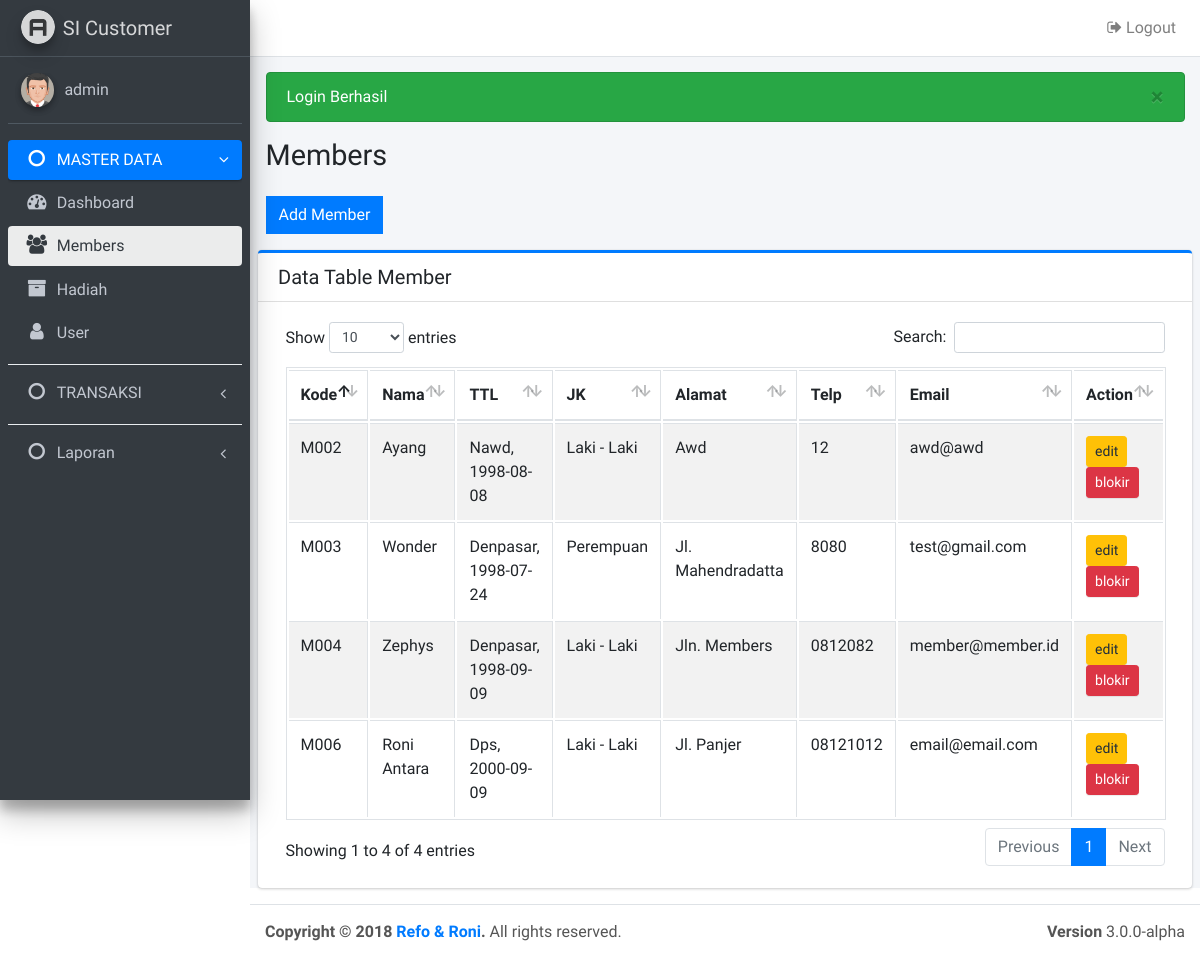
Page /members.php (signed in) on the earlier database version.
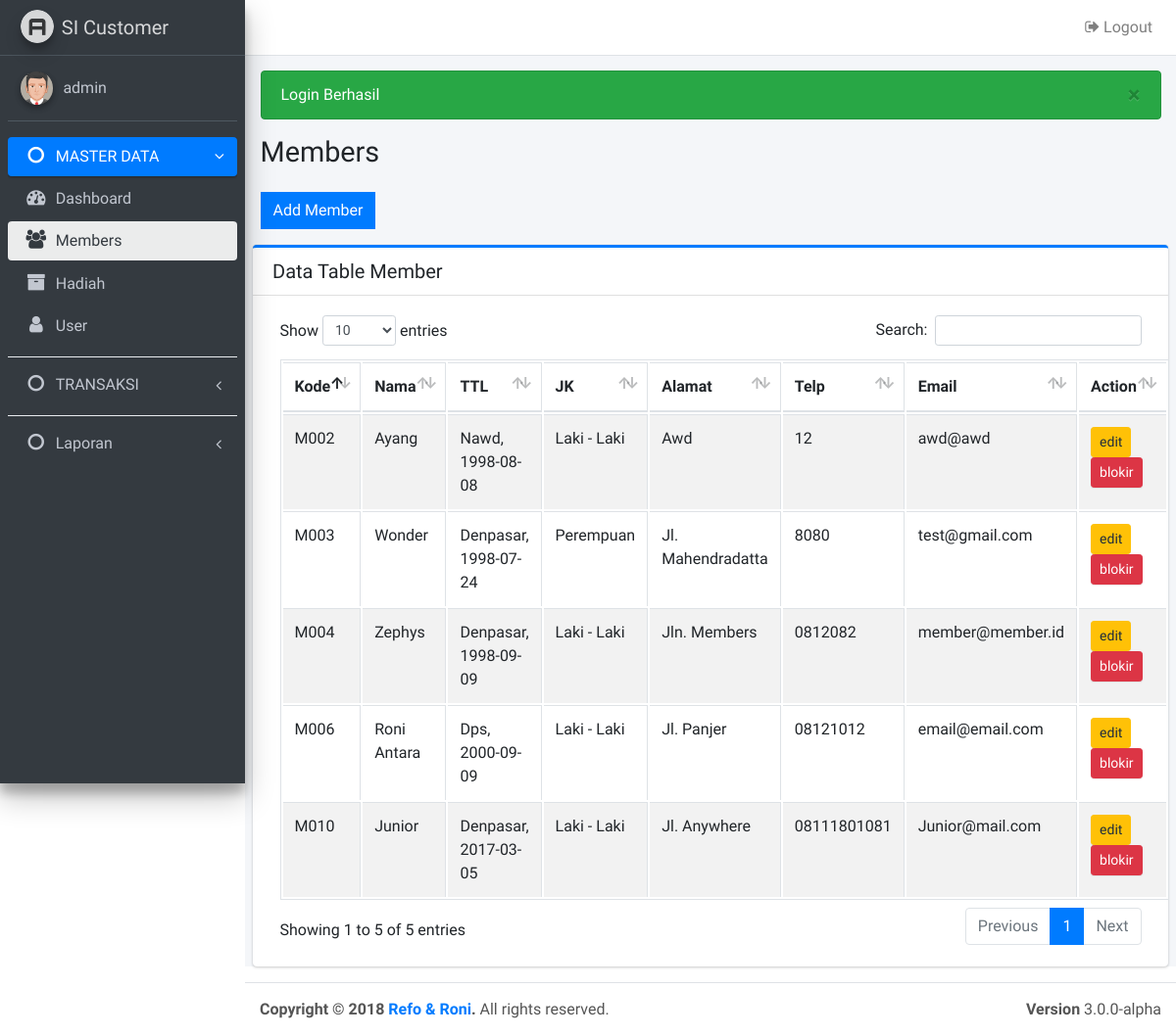
Same page on the later database version.
### tables this page shows
CREATE TABLE `member` (
  `kd_member` varchar(10) NOT NULL,
  `nama_lengkap` varchar(40) NOT NULL,
  `tempat_lhr` varchar(30) NOT NULL,
  `tgl_lhr` date NOT NULL,
  `jk` enum('l','p') NOT NULL,
  `alamat` varchar(100) NOT NULL,
  `no_telp` varchar(15) NOT NULL,
  `email` varchar(60) NOT NULL,
  `created` date NOT NULL,
  `stat` int(1) NOT NULL DEFAULT '1'
);

### members.php (the view, shortened to what this page needs)
<?php
include "config/koneksi.php";
require_once 'layout/header.php';
require_once 'layout/navbar.php';
require_once 'layout/sidebar.php';
?>
    <section class="content">
      	<div class="col-md-12">
	      	<a data-toggle="collapse" href="#collapseMember" class="btn btn-flat btn-primary"><?= (!isset($_GET['kd']) ? 'Add Member' : 'Edit Member') ?></a>
      	</div>
    </section>
    <section class="content">
    	 <div class="card card-primary card-outline">
            <div class="card-header">
              <h3 class="card-title">Data Table Member</h3>
            </div>
            <div class="card-body">
              <table id="example1" class="table table-bordered table-striped">
                <thead>
	                <tr>
	                  <th>Kode</th>
	                  <th>Nama </th>
	                  <th>TTL</th>
	                  <th>JK</th>
	                  <th>Alamat</th>
	                  <th>Telp</th>
	                  <th>Email</th>
	                  <th>Action</th>
	                </tr>
                </thead>
                <tbody>
                	<?php $sql = $db->query("SELECT * FROM member WHERE stat = 1");
                	foreach($sql as $row){ ?>
	                <tr>
	                  <td><?= $row['kd_member'] ?></td>
	                  <td><?= ucwords($row['nama_lengkap']) ?></td>
	                  <td><?= ucwords($row['tempat_lhr']).", ".$row['tgl_lhr'] ?></td>
	                  <td><?= ($row['jk']== 'l' ? 'Laki - Laki' : 'Perempuan') ?></td>
	                  <td><?= ucwords($row['alamat']) ?></td>
	                  <td><?= strtoupper($row['no_telp']) ?></td>
	                  <td><?= $row['email'] ?></td>
	                  <td>
	                  	<a href="members.php?kd=<?= $row['kd_member'] ?>" class="btn btn-warning btn-sm">
	                  		edit
	                  	</a>
					  	<a href="proses/delete.php?to=members&kd=<?= $row['kd_member'] ?>" class="btn btn-danger btn-sm" onclick="return confirm('Yakin akan memblokir member?')">
					  		blokir
					  	</a>
	                  </td>
	                </tr>
	            	<?php } ?>
              </table>
            </div>
          </div>
    </section>
<?php require_once('layout/footer.php') ?>

### config/koneksi.php (shortened to what this page needs)
<?php
function msghandling($arr = array("danger", "success", "warning")){
	foreach($arr as $r){
		if(isset($_SESSION[$r])){
			echo "<div class='alert alert-$r'>$_SESSION[$r] <button type='button' class='close' data-dismiss='alert' aria-hidden='true'>&times;</button> </div>";
		}
	}
}
 ?>

Differences in the rows shown:
added member: kd_member "M010", nama_lengkap "Junior", tempat_lhr "Denpasar", tgl_lhr "2017-03-05", jk "Laki - Laki", alamat "Jl. Anywhere", no_telp "08111801081", email "Junior@mail.com"
Other differences:
text written by a page script: "Show entries Search: Showing 1 to 4 of 4 entries Previous 1 Next" → "Show entries Search: Showing 1 to 5 of 5 entries Previous 1 Next"
